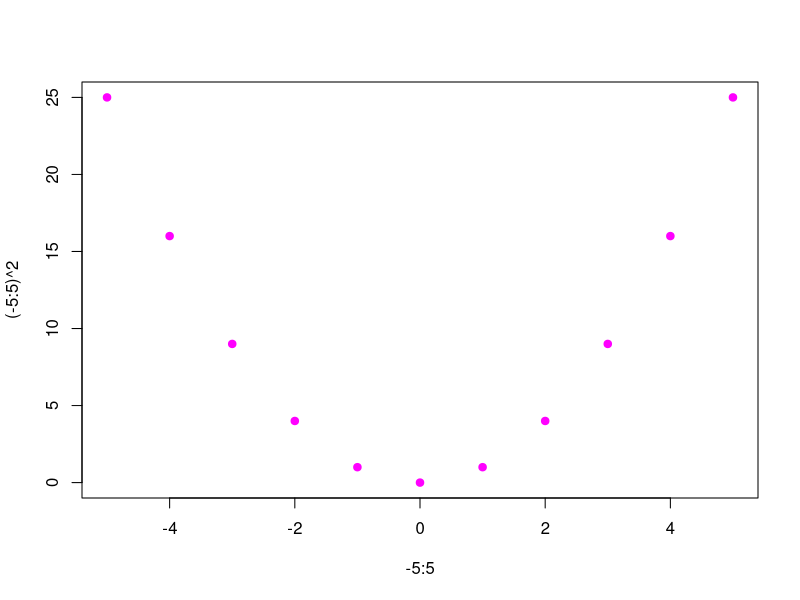

This figure's R source:
library(palmerpenguins)

# 基本操作-------------------------------

1 + 2 * (3 / 4) # 掛け算は*で
13 %% 5 # 剰余

### 関数
log(x = 100, base = 10) # 100の対数、底10で計算
log(x = 100, base = 5) # 底を5に変更


### パッケージインストール
install.packages("tidyverse") # tidyverse パッケージをインストール
library(tidyverse) # tidyverse パッケージを有効化：起動したときに毎回実行する

### 図形を描画する関数

graphics::plot(x = -5:5, y = (-5:5)^2, pch = 19, col = "magenta") 

# y = x^2 のグラフの描画、定義域は-5から5
# pchはプロットの形を指定、colはプロットの色